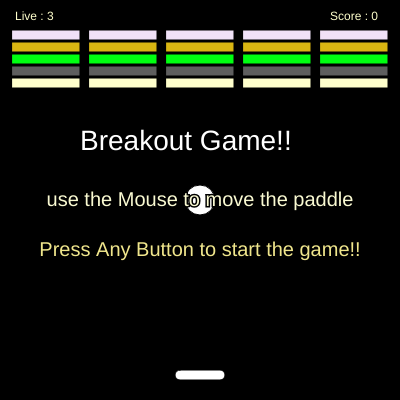
Frame 1 (no input)
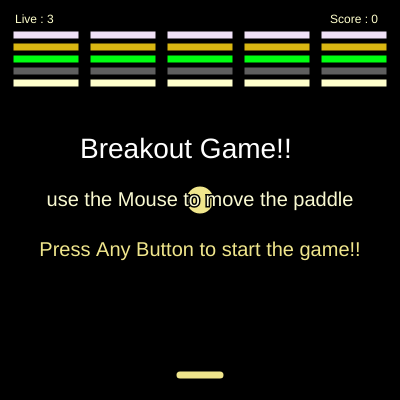
Frame 60 (no input)
Frame 120 (the mouse pressed at the canvas centre since frame 60): identical to frame 60, image omitted

The p5.js sketch that drew these frames (run headless with seeded random() and noise() and a simulated clock; from frame 60 on, the mouse is pressed at the canvas centre):

// p5.js sketch
// ── sketch.js
// MAIN VARIABLES
var ball,
    paddle,
    brick,
    score = 0,
    live = 3,
    lifeLost = false,
    gameInfo = true,
    gameIsOver = false,
    game = true, 
    gameIsColleted = false;


// BRICKS CONSTS
const brick_width = 68,
      brick_height = 10,
      brick_border = 0,
      brick_margin = 10;
const bricks = [];
const brickColors = ["#f0e1f7", "#d9b612", "#00ff11", "#5e5e5e", "#FFFFCC", ];
      

function setup(){
  createCanvas(400, 400);
  
  paddle = new board(175, 370, 50, 10, 10);
  ball = new ball(200, 200, 30);
  
  createBricks();
  
  
  
}




function draw(){
  background(0, 0, 0);
  
  if(game){
  ball.show();
  ball.move();
  ball.collised(); // check distance with paddle
  ball.checkBall(); // check distance with bricks and more addons
  }
  paddle.add(); 
  
 
  drawBricks(); 
  
  scoreAndLiveText(); // live and score count
  
  
  //when ball is lost
  if(lifeLost){
    lostLifeText();
  }
  
  //welcome  
  if(gameInfo){
    welcomeText();
  }
  
  //lose game 
  if(live < 1){
    gameOverText();
    lifeLost = false;
    ball.x = -500;
    game = false;
  }
  //win game 
  if(score == 25){
    gameIsColleted = true;
  }
  
  if(gameIsColleted){
    champion();
    ball.x = -500;
    game = false;
    
  }

}



//txt for ball lost
function lostLifeText() {
  
  textAlign(CENTER);
  noStroke()
  textStyle(BOLD);
  
  textSize(30)
  text('Life Lost', 200, 170)
  
  textSize(20);
  text('Now you have ' + live + ' lives remaining', 200, 250);
  textSize(18);
  text('Press Any Button to continue', 200, 275);
  
}

// mini instruction
function welcomeText(){
  textSize(28);
  fill(255);
  text("Breakout Game!!", 80, 150);
  textAlign(CENTER, CENTER);
  textSize(20);
  fill("#fafad2");
  strokeWeight(3);
  stroke(0);
  text("use the Mouse to move the paddle", 200 , 200);
  fill("#f0e68c");
  text("Press Any Button to start the game!!", 200, 250);
  
}
 
// txt for bye 
function gameOverText(){
  fill("darkolivegreen");
    textAlign(CENTER, CENTER);
    strokeWeight(5);
    stroke("firebrick");
    textSize(45);
    text("GAME OVER!!", 200, 230);
    fill("ghostwhite");
    textSize(20);
}

//txt for win
function champion(){
  fill("darkMagenta");
    textAlign(CENTER, CENTER);
    strokeWeight(5);
    stroke("firebrick");
    textSize(45);
    text("YOU WIN!!",200, 230);
    fill("Khaki");
    textSize(20);
}

//score and live txt 
function scoreAndLiveText(){
  textAlign(LEFT);
  textStyle(NORMAL);
  textSize(12);
  text("Score : " + score, 330, 20);
  text("Live : " + live, 15, 20);
}

// ── ball.js

function ball(x, y, diameter){
    this.x = x;
    this.y = y;
    this.diameter = diameter;
    this.start = true;
    this.p = 0;
    this.m = 0;
    
    
    this.show = function(){
        circle(this.x, this.y, this.diameter);
    };
    
    this.move = function(){
        this.y += this.m;
        this.x += this.p;
        if(this.x > 400 - this.diameter / 2){this.lose = false; this.p = -this.p;}
        if(this.x < this.diameter / 2 ){this.lose = true; this.p = -this.p;}
        if(this.y < this.diameter / 2 ){this.lose = true; this.m = -this.m;}
    };
    
   
    this.collised = function(){
        var distance = int(dist(ball.x, ball.y, paddle.x+2, paddle.y));
        var distance2 = int(dist(ball.x, ball.y, paddle.x+46, paddle.y));
    
        if(distance < 20 || distance2 < 20){
        this.y -= 10; 
        this.m = -this.m;
        
        }
    };
    
     
    
     this.checkBall = function(){
         if(this.y > 420){
           lifeLost = true;
           this.x = 200;
           this.y = 200;
           this.p = 0;
           this.m = 0;
           live--;
           ball.start = true;
         }
         if(keyIsPressed && ball.start && !gameIsOver && !gameIsColleted){
           this.p = 2;
           this.m = 2;
           lifeLost = false;
           ball.start = false;
           gameInfo = false;
           
         }
       
         for(let i = 0; i < bricks.length; i++){
             if(checkBricks(ball, bricks[i])){
              bricks.splice(i, 1);
              ball.m = -ball.m;
              ball.y += 5;
              score++;
              }
         }
     };
    
   
  }
// ── board.js
function board(x, y, width, height, borderRadius){
    this.x = x; // paddle position
    this.y = y; // paddle position
    this.width = width;
    this.height = height;
    this.borderRadius = borderRadius;
    
    this.add = function(){
        rect(this.x, this.y, this.width, this.height, this.borderRadius);
  
        if(mouseX > 23 && mouseX < 378){
           this.x = mouseX - this.width / 2;}
  
    };
  }
  
// ── bricks.js

function createBricks() {
    let rows = 5;
    let columns = 5;
    for (let i = 0; i < columns; i++) {
      for (let j = 0; j < rows; j++) {
        let brick = {
          x: i * 77 + 12, // position of brick
          y: j * 12 + 30, // position of brick
          width: brick_width,
          height: brick_height,
          color: brickColors[j]
        }
        bricks.push(brick);
      }
    }
  }
  
  //add bricks in the game
  function drawBricks() {
    for(let i = 0; i < bricks.length; i++){
      fill(bricks[i].color);
      rect(bricks[i].x, bricks[i].y, bricks[i].width, bricks[i].height);
    }
  }
  
  //checker 
  function checkBricks(ball, brick) {
      if (ball.y - 15 < brick.y && ball.x > brick.x && ball.x <= brick.x + 77) {
        return true;
    }
  }
